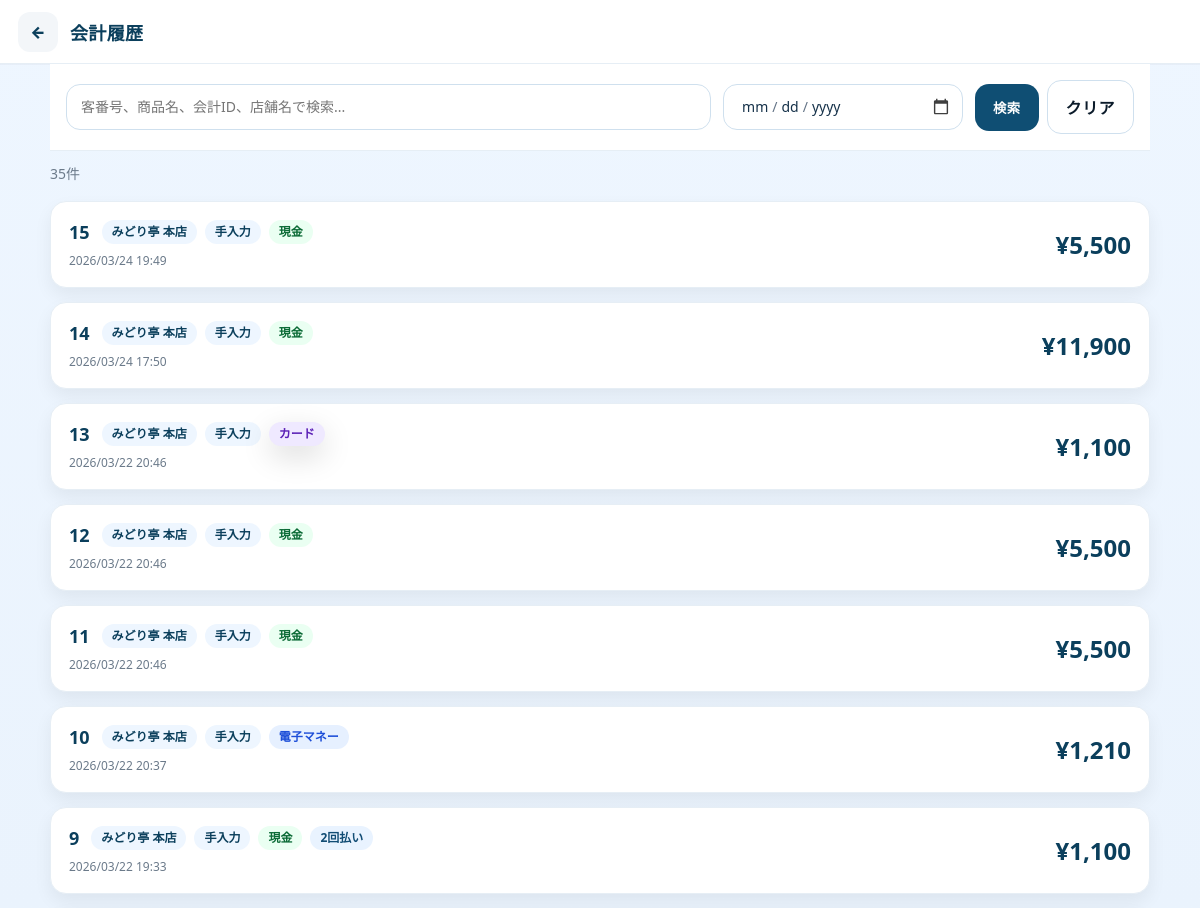
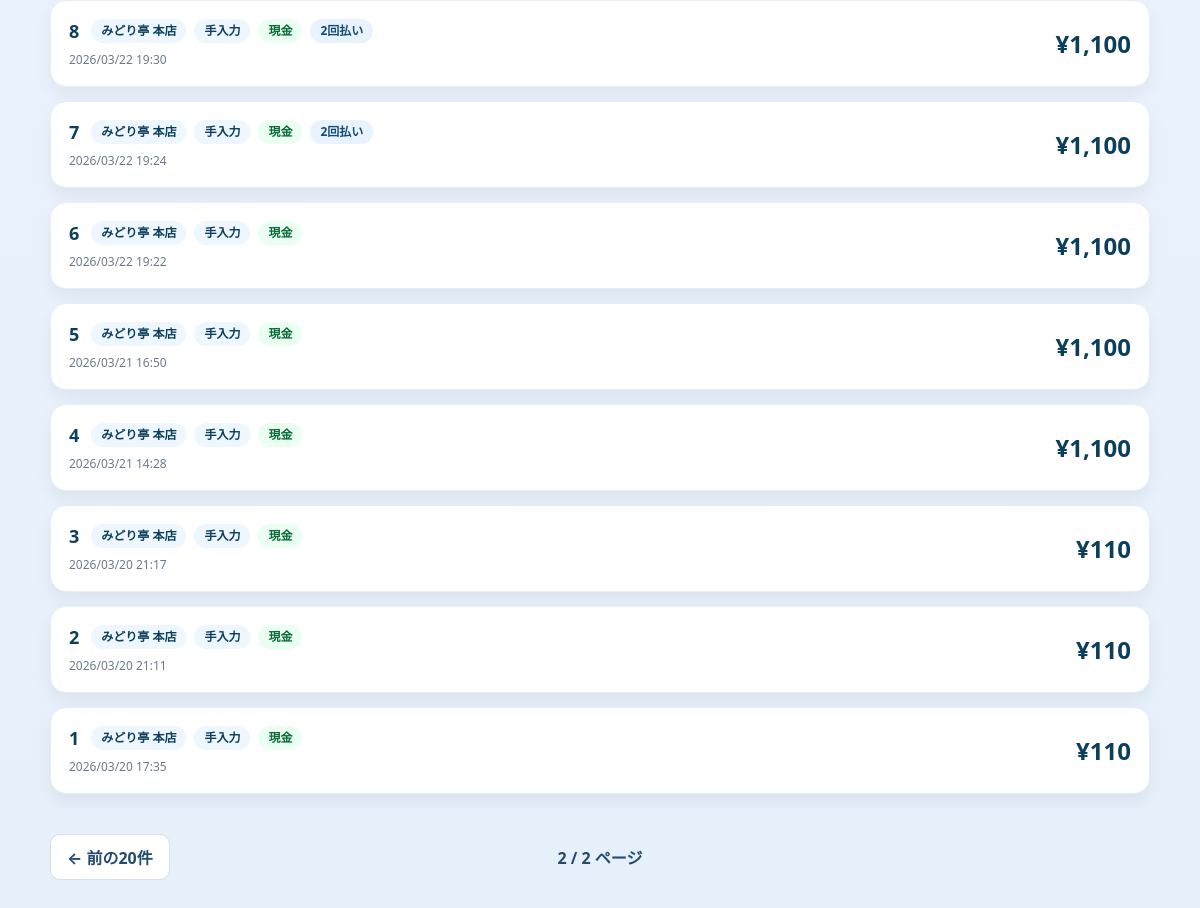
Screenshot of /public/history?page=2 (signed in) with the database file from the repository (2 pictures, top to bottom).
### tables this page shows
CREATE TABLE `bill` (
  `bill_id` bigint(20) NOT NULL AUTO_INCREMENT COMMENT '???vID?i?̔ԁj',
  `order_bill_id` bigint(20) NOT NULL,
  `store_id` char(2) NOT NULL COMMENT '?X??ID',
  `bill_time` datetime NOT NULL COMMENT '???v????????',
  `subtotal_amount` int(11) NOT NULL COMMENT '?Ŕ????v',
  `discount_amount` int(11) NOT NULL COMMENT '???????v',
  `tax_amount` int(11) NOT NULL COMMENT '??????',
  `total_amount` int(11) NOT NULL COMMENT '?ō????v',
  PRIMARY KEY (`bill_id`),
  KEY `idx_bill_order_bill_id` (`order_bill_id`),
  KEY `idx_bill_store_id` (`store_id`),
  KEY `idx_bill_bill_time` (`bill_time`),
  CONSTRAINT `fk_bill_order_bill` FOREIGN KEY (`order_bill_id`) REFERENCES `order_bill` (`order_bill_id`) ON UPDATE CASCADE,
  CONSTRAINT `fk_bill_store` FOREIGN KEY (`store_id`) REFERENCES `stores` (`store_id`) ON UPDATE CASCADE,
  CONSTRAINT `chk_bill_amounts_non_negative` CHECK (`subtotal_amount` >= 0 and `discount_amount` >= 0 and `tax_amount` >= 0 and `total_amount` >= 0)
);

### src/Views/history/index.php (the view, shortened to what the rows shown need)
<?php
$BASE_URL = '/regi/public';
$bills = is_array($bills ?? null) ? $bills : [];
$pagination = $pagination ?? [
    'page'       => 1,
    'perPage'    => 20,
    'totalCount' => 0,
    'totalPages' => 1,
    'hasPrev'    => false,
    'hasNext'    => false,
    'prevPage'   => 1,
    'nextPage'   => 1,
];
$currentKeyword = trim((string)($_GET['keyword'] ?? ''));
$currentDate = trim((string)($_GET['date'] ?? ''));
function historyIndexH(mixed $value): string
{
    return htmlspecialchars(
        (string)$value,
        ENT_QUOTES,
        'UTF-8'
    );
}
function historyIndexPayClass(string $payMethod): string
{
    return match (strtoupper(trim($payMethod))) {
        'CASH'             => 'cash',
        'CARD',
        'CREDIT_CARD'      => 'card',
        'ELECTRONIC_MONEY' => 'emoney',
        'QR',
        'QR_PAYMENT'       => 'qr',
        default            => '',
    };
}
?>
<!doctype html>
<html lang="ja">
<head>
  <link
    rel="stylesheet"
    href="<?= historyIndexH($BASE_URL) ?>/assets/css/app.css"
  >
  <link
    rel="stylesheet"
    href="<?= historyIndexH($BASE_URL) ?>/assets/css/history.css?v=8"
  >
</head>
<body>
<div class="history-page">
  <header class="app-header">
    <div class="app-header__left">
      <a
        class="app-back"
        href="<?= historyIndexH($BASE_URL) ?>/home"
        aria-label="戻る"
      >
        ←
      </a>
      <h1 class="app-title">
        会計履歴
      </h1>
    </div>
  </header>
  <form
    class="history-filters"
    method="get"
    action="<?= historyIndexH($BASE_URL) ?>/history"
  >
    <div class="history-search">
      <input
        class="input"
        type="text"
        id="historySearchInput"
        name="keyword"
        value="<?= historyIndexH($currentKeyword) ?>"
        placeholder="客番号、商品名、会計ID、店舗名で検索..."
      >
    </div>
    <div class="history-date">
      <input
        class="input"
        type="date"
        id="historyDateInput"
        name="date"
        value="<?= historyIndexH($currentDate) ?>"
      >
    </div>
    <div class="history-filter-actions">
      <button
        class="btn btn-primary"
        type="submit"
      >
        検索
      </button>
      <a
        class="btn btn-outline"
        href="<?= historyIndexH($BASE_URL) ?>/history"
      >
        クリア
      </a>
    </div>
  </form>
  <div class="history-result-summary">
    <?= number_format((int)($pagination['totalCount'] ?? 0)) ?>件
  </div>
  <div
    class="history-list"
    id="historyList"
  >
    <?php if ($bills !== []): ?>
      <?php foreach ($bills as $bill): ?>
        <?php
        $billId = (string)($bill['billId'] ?? '');
        $payMethod = (string)($bill['payMethod'] ?? '');
        $payLabel = (string)($bill['payLabel'] ?? '');
        $payClass = historyIndexPayClass($payMethod);
        $storeName = trim((string)($bill['storeName'] ?? ''));
        $storeId = trim((string)($bill['storeId'] ?? ''));
        $storeText = $storeName !== ''
            ? $storeName
            : $storeId;
        $customerIdText = (string)(
            $bill['customerIdText']
            ?? '手入力'
        );
        $datetime = (string)($bill['datetime'] ?? '');
        $total = (int)($bill['total'] ?? 0);
        $paymentCount = (int)(
            $bill['paymentCount']
            ?? $bill['payment_count']
            ?? 0
        );
        $detailUrl =
            $BASE_URL
            . '/history/detail?bill_id='
            . rawurlencode($billId);
        ?>
        <button
          type="button"
          class="history-card"
          data-history-detail-url="<?= historyIndexH($detailUrl) ?>"
          data-bill-id="<?= historyIndexH($billId) ?>"
          aria-label="会計ID <?= historyIndexH($billId) ?> の詳細を表示"
        >
          <div class="history-card-left">
            <div class="history-card-top">
              <div class="history-id">
                <?= historyIndexH($billId) ?>
              </div>
              <div class="history-chips">
                <?php if ($storeText !== ''): ?>
                  <span class="history-chip">
                    <?= historyIndexH($storeText) ?>
                  </span>
                <?php endif; ?>
                <span class="history-chip">
                  <?= historyIndexH($customerIdText) ?>
                </span>
                <?php if ($payLabel !== ''): ?>
                  <span
                    class="history-chip <?= historyIndexH($payClass) ?>"
                  >
                    <?= historyIndexH($payLabel) ?>
                  </span>
                <?php endif; ?>
                <?php if ($paymentCount > 1): ?>
                  <span class="history-chip multiple">
                    <?= $paymentCount ?>回払い
                  </span>
                <?php endif; ?>
              </div>
            </div>
            <div class="history-card-sub">
              <?= historyIndexH($datetime) ?>
            </div>
          </div>
          <div class="history-card-right">
            <div class="history-amount">
              ¥<?= number_format($total) ?>
            </div>
          </div>
        </button>
      <?php endforeach; ?>
    <?php else: ?>
      <div class="history-empty">
        会計履歴がありません。
      </div>
    <?php endif; ?>
  </div>
  <?php if ((int)($pagination['totalPages'] ?? 1) > 1): ?>
    <?php
    $pageQueryBase = [];
    $prevQuery = http_build_query(
        array_merge(
            $pageQueryBase,
            [
                'page' => (int)($pagination['prevPage'] ?? 1),
            ]
        )
    );
    ?>
    <nav
      class="history-pagination"
      aria-label="会計履歴のページ移動"
    >
      <div class="history-pagination-side">
        <?php if (!empty($pagination['hasPrev'])): ?>
          <a
            class="history-page-btn"
            href="<?= historyIndexH($BASE_URL) ?>/history?<?= historyIndexH($prevQuery) ?>"
          >
            ← 前の20件
          </a>
        <?php endif; ?>
      </div>
      <span class="history-page-current">
        <?= (int)($pagination['page'] ?? 1) ?>
        /
        <?= (int)($pagination['totalPages'] ?? 1) ?>
        ページ
      </span>
    </nav>
  <?php endif; ?>
</div>
</body>
</html>

### public/index.php (shortened to what the rows shown need)
<?php
$ROOT = dirname(__DIR__);
$BASE_PATH = '/regi/public';
$method = $_SERVER['REQUEST_METHOD'] ?? 'GET';
$uri = $_SERVER['REQUEST_URI'] ?? '/';
$path = parse_url($uri, PHP_URL_PATH) ?? '/';
if ($BASE_PATH !== '' && str_starts_with($path, $BASE_PATH)) {
    $path = substr($path, strlen($BASE_PATH));
}
$path = $path === '' ? '/' : $path;
$routesFile = $ROOT . '/src/Routes/web.php';
$routes = require $routesFile;
function compile_route(string $routePath): array
{
    preg_match_all('#\{([a-zA-Z_][a-zA-Z0-9_]*)\}#', $routePath, $m);
    $paramNames = $m[1] ?? [];
    $pattern = preg_replace('#\{[a-zA-Z_][a-zA-Z0-9_]*\}#', '([^/]+)', $routePath);
    $pattern = '#^' . $pattern . '$#';
    return [$pattern, $paramNames];
}
foreach ($routes as $route) {
    [$routeMethod, $routePath, $handler] = $route;
    $routeMethod = strtoupper((string)$routeMethod);
    if ($routeMethod !== $method) {
        continue;
    }
    $routePath = (string)$routePath;
    [$pattern, $paramNames] = compile_route($routePath);
    if (!preg_match($pattern, $path, $matches)) {
        continue;
    }
    array_shift($matches);
    $params = [];
    [$class, $action] = explode('@', $handler, 2);
    $class = trim($class);
    $action = trim($action);
    $controller = new $fullClass();
    $args = array_values($params);
    $controller->$action(...$args);
    exit;
}

### rows the page displays
bill: bill_id "15", storeText "みどり亭 本店", customerIdText "手入力", payLabel "現金", datetime "2026/03/24 19:49", total_amount "5,500"
bill: bill_id "14", storeText "みどり亭 本店", customerIdText "手入力", payLabel "現金", datetime "2026/03/24 17:50", total_amount "11,900"
bill: bill_id "13", storeText "みどり亭 本店", customerIdText "手入力", payLabel "カード", datetime "2026/03/22 20:46", total_amount "1,100"
bill: bill_id "12", storeText "みどり亭 本店", customerIdText "手入力", payLabel "現金", datetime "2026/03/22 20:46", total_amount "5,500"
bill: bill_id "11", storeText "みどり亭 本店", customerIdText "手入力", payLabel "現金", datetime "2026/03/22 20:46", total_amount "5,500"
bill: bill_id "10", storeText "みどり亭 本店", customerIdText "手入力", payLabel "電子マネー", datetime "2026/03/22 20:37", total_amount "1,210"
bill: bill_id "9", storeText "みどり亭 本店", customerIdText "手入力", payLabel "現金", paymentCount "2", datetime "2026/03/22 19:33", total_amount "1,100"
bill: bill_id "8", storeText "みどり亭 本店", customerIdText "手入力", payLabel "現金", paymentCount "2", datetime "2026/03/22 19:30", total_amount "1,100"
bill: bill_id "7", storeText "みどり亭 本店", customerIdText "手入力", payLabel "現金", paymentCount "2", datetime "2026/03/22 19:24", total_amount "1,100"
bill: bill_id "6", storeText "みどり亭 本店", customerIdText "手入力", payLabel "現金", datetime "2026/03/22 19:22", total_amount "1,100"
bill: bill_id "5", storeText "みどり亭 本店", customerIdText "手入力", payLabel "現金", datetime "2026/03/21 16:50", total_amount "1,100"
bill: bill_id "4", storeText "みどり亭 本店", customerIdText "手入力", payLabel "現金", datetime "2026/03/21 14:28", total_amount "1,100"
bill: bill_id "3", storeText "みどり亭 本店", customerIdText "手入力", payLabel "現金", datetime "2026/03/20 21:17", total_amount "110"
bill: bill_id "2", storeText "みどり亭 本店", customerIdText "手入力", payLabel "現金", datetime "2026/03/20 21:11", total_amount "110"

### other values shown
$pagination['totalCount'] "35"
historyIndexH($billId) "1"
historyIndexH($storeText) "みどり亭 本店"
historyIndexH($customerIdText) "手入力"
historyIndexH($payLabel) "現金"
historyIndexH($datetime) "2026/03/20 17:35"
$total "110"
$pagination['page'] "2"
$pagination['totalPages'] "2"
